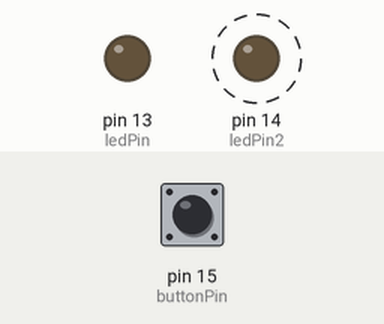
A sketch run on a simulated Arduino Uno, built with avr-gcc and run on an emulated ATmega328P. Shown: output pins drawn as LEDs (lit = HIGH). Dashed ring = blinking. The inputs (shaded band) are chosen by the test bench; at power-on: pin 15 (buttonPin) LOW.

Above: at 2.8 s.
2.9 s: pin 15 (buttonPin) pulled HIGH for 1.2 s
At 3.4 s:
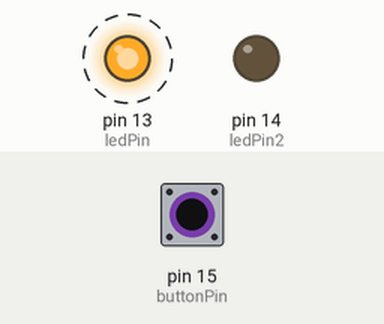
6.4 s: pin 15 (buttonPin) pulled HIGH for 3.2 s
At 10.4 s:
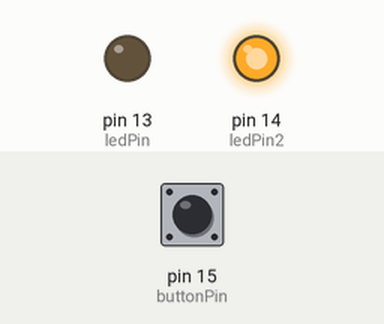
Timing chart, 0 to 17.1 s (numbered marks = the images above; inputs shaded):
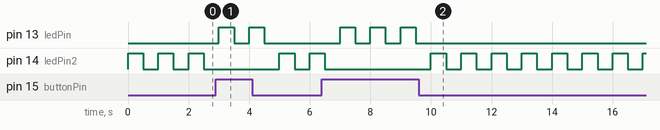

The sketch:

ledBlink.ino
```cpp
//initialize variables
int ledPin = 13;
int ledPin2 = 14;
int buttonPin = 15;

void setup() {
  pinMode(ledPin, OUTPUT);
  pinMode(ledPin2, OUTPUT);
  //setup a button
  pinMode(buttonPin, INPUT);
}

void loop() {
  //if button is pressed, blink the led 1
  //if button is not pressed, blink led 2
  if (digitalRead(buttonPin) == HIGH){
    digitalWrite(ledPin, HIGH);
    delay(500);
    digitalWrite(ledPin, LOW);
    delay(500);
  }
  else{
    digitalWrite(ledPin2, HIGH);
    delay(500);
    digitalWrite(ledPin2, LOW);
    delay(500);
  }
}
```

Measured:
- after the input at 2.9 s, pin 13 (ledPin): alternates HIGH for 0.50 s and LOW for 0.50 s, 4 changes in all, then stays LOW, starting after 0.10 s
- after the input at 6.4 s, pin 13 (ledPin): alternates HIGH for 0.50 s and LOW for 0.50 s, 6 changes in all, then stays LOW, starting after 0.60 s
- by itself, pin 14 (ledPin2): repeats every 1.0 s: HIGH 0.50 s, LOW 0.50 s
